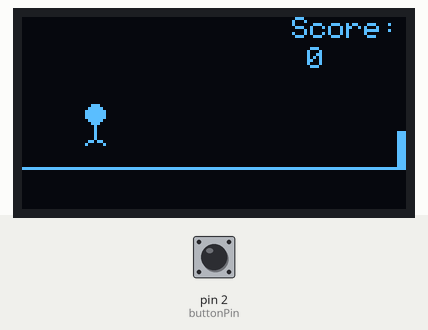
Simulated run of this sketch. Board: Arduino Uno, built with avr-gcc and run on an emulated ATmega328P. On the bench: 128×64 one-colour display. Inputs (shaded band) come from the test bench; at power-on: pin 2 (buttonPin) HIGH. Random numbers use the default seed unless the sketch sets one.

Above: at 0.09 s.
At 1.24 s:
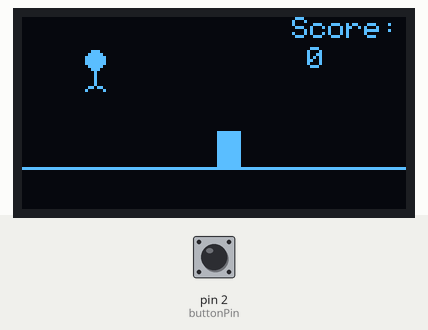
1.3 s: pin 2 (buttonPin) pulled LOW for 3.2 s
At 3.2 s:
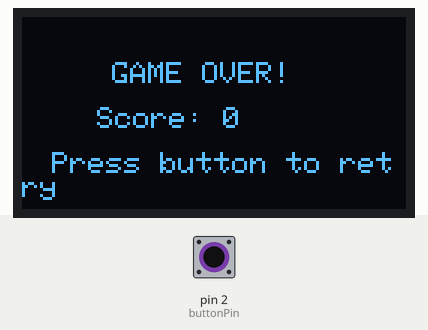

The sketch:

05_MiniGame_JumpDodge.ino
```cpp
/*
  GameCraft - Lesson 5: CAPSTONE - Build Your First Complete Mini-Game!
  ------------------------------------------------------------------------
  Goal: Combine EVERYTHING from Lessons 1-4 into one real, playable game.

  This game uses:
  ✅ Lesson 1: Text (score display, game over screen)
  ✅ Lesson 2: Shapes (player character, obstacles made of rectangles/circles)
  ✅ Lesson 3: Animation (game loop: clear -> update -> draw -> display -> delay)
  ✅ Lesson 4: Button Input (simple read for jumping)

  🎯 After this lesson, you'll understand 100% of how every GameCraft
  game works - because they're all built the EXACT same way, just with
  more features added on top of this same foundation!
*/

#include <SPI.h>
#include <Wire.h>
#include <Adafruit_GFX.h>
#include <Adafruit_SH110X.h>

#define OLED_MOSI     10
#define OLED_CLK      8
#define OLED_DC       7
#define OLED_CS       5
#define OLED_RST      9

Adafruit_SH1106G display = Adafruit_SH1106G(128, 64, OLED_MOSI, OLED_CLK, OLED_DC, OLED_RST, OLED_CS);

const int buttonPin = 2;

// ---------------------------------------------------
// GAME VARIABLES
// (Declared globally so they persist across loop() calls
//  - remember this from Lesson 3!)
// ---------------------------------------------------

// Player (simple stick figure using shapes from Lesson 2)
int playerX = 20;
int groundY = 50;
int playerY = groundY;
int playerVelocity = 0;
int gravity = 1;
int jumpForce = -8;
bool isJumping = false;

// Obstacle
int obstacleX = 128;
int obstacleWidth = 8;
int obstacleHeight = 12;
int gameSpeed = 3;

// Score & game state
int score = 0;
bool isGameOver = false;

void setup() {
  pinMode(buttonPin, INPUT_PULLUP);
  display.begin(0, true);
  display.clearDisplay();
  display.display();

  randomSeed(analogRead(0)); // for randomizing obstacle timing later
}

void loop() {
  if (!isGameOver) {
    updateGame();   // Lesson 3 & 4 concepts: move things, read input
    drawGame();     // Lesson 1 & 2 concepts: text + shapes
    delay(30);      // Lesson 3 concept: controls game speed
  } else {
    drawGameOverScreen();
    // Press button to restart
    if (digitalRead(buttonPin) == HIGH) {
      resetGame();
    }
  }
}

// =====================================================
// UPDATE: Handle input, physics, and game logic
// =====================================================
void updateGame() {
  // ---- BUTTON INPUT (Lesson 4 - simple read) ----
  // We use simple continuous read here since jump-when-not-already-jumping
  // naturally prevents double-jumping without needing edge detection
  if (digitalRead(buttonPin) == HIGH && !isJumping) {
    playerVelocity = jumpForce;
    isJumping = true;
  }

  // ---- PHYSICS (simple gravity simulation) ----
  playerY += playerVelocity;
  playerVelocity += gravity;

  // Don't let player fall through the ground
  if (playerY >= groundY) {
    playerY = groundY;
    playerVelocity = 0;
    isJumping = false;
  }

  // ---- MOVE OBSTACLE (Lesson 3 - animation) ----
  obstacleX -= gameSpeed;

  // If obstacle goes off-screen, reset it and increase score
  if (obstacleX < -obstacleWidth) {
    obstacleX = 128 + random(0, 40); // slight randomness for variety
    score++;

    // Every 5 points, speed up slightly (progressive difficulty)
    if (score % 5 == 0) {
      gameSpeed++;
    }
  }

  // ---- COLLISION DETECTION ----
  // Check if player's bounding box overlaps obstacle's bounding box
  int playerLeft = playerX;
  int playerRight = playerX + 8;
  int playerTop = playerY - 12;
  int playerBottom = playerY;

  int obstacleLeft = obstacleX;
  int obstacleRight = obstacleX + obstacleWidth;
  int obstacleTop = groundY - obstacleHeight;
  int obstacleBottom = groundY;

  bool overlapX = playerRight > obstacleLeft && playerLeft < obstacleRight;
  bool overlapY = playerBottom > obstacleTop && playerTop < obstacleBottom;

  if (overlapX && overlapY) {
    isGameOver = true;
  }
}

// =====================================================
// DRAW: Everything visual (Lesson 1 text + Lesson 2 shapes)
// =====================================================
void drawGame() {
  display.clearDisplay();

  // ---- Ground line ----
  display.drawLine(0, groundY, 128, groundY, SH110X_WHITE);

  // ---- Player (simple stick figure using basic shapes) ----
  // Head
  display.fillCircle(playerX + 4, playerY - 10, 3, SH110X_WHITE);
  // Body
  display.drawLine(playerX + 4, playerY - 7, playerX + 4, playerY - 2, SH110X_WHITE);
  // Legs
  display.drawLine(playerX + 4, playerY - 2, playerX + 1, playerY, SH110X_WHITE);
  display.drawLine(playerX + 4, playerY - 2, playerX + 7, playerY, SH110X_WHITE);

  // ---- Obstacle (simple rectangle) ----
  display.fillRect(obstacleX, groundY - obstacleHeight, obstacleWidth, obstacleHeight, SH110X_WHITE);

  // ---- Score text ----
  display.setTextSize(1);
  display.setTextColor(SH110X_WHITE);
  display.setCursor(90, 0);
  display.print("Score:");
  display.setCursor(95, 10);
  display.print(score);

  display.display();
}

// =====================================================
// GAME OVER SCREEN
// =====================================================
void drawGameOverScreen() {
  display.clearDisplay();
  display.setTextSize(1);
  display.setTextColor(SH110X_WHITE);

  display.setCursor(30, 15);
  display.print("GAME OVER!");

  display.setCursor(25, 30);
  display.print("Score: ");
  display.print(score);

  display.setCursor(10, 45);
  display.print("Press button to retry");

  display.display();
}

// =====================================================
// RESET: Put all variables back to starting values
// =====================================================
void resetGame() {
  playerY = groundY;
  playerVelocity = 0;
  isJumping = false;
  obstacleX = 128;
  gameSpeed = 3;
  score = 0;
  isGameOver = false;
  delay(200); // small debounce so button press doesn't immediately re-trigger
}

/*
  🎉 CONGRATULATIONS! You just built a complete game from scratch!

  🧪 NOW TRY THESE MODIFICATIONS TO MAKE IT YOUR OWN:
  1. Change jumpForce from -8 to -12 - jump higher!
  2. Change obstacleHeight to random(8, 20) for varying obstacle sizes
  3. Add a second obstacle (hint: look at how Dino Runner in the main
     game library handles TWO obstacles using an array)
  4. Change the stick figure to your own character using shapes
     from Lesson 2
  5. Add a "high score" variable that persists across resetGame() calls
     (hint: don't reset the high score variable itself!)

  📌 YOU'RE READY FOR THE FULL GAME LIBRARY!
  Every game in GameCraft (Flappy Bird, Dino Runner, Heli Cave,
  Stop The Bar, Memory Beep, Rhythm Tap) uses this EXACT same
  structure you just built:

    setup() -> initialize everything once
    loop()  -> check game state, call updateGame() + drawGame()
    updateGame() -> physics, input, collision, scoring
    drawGame()   -> clear, draw shapes/text, display()
    resetGame()  -> reset variables for a new attempt

  They just have MORE features (animations, multiple obstacles,
  sound-like feedback, levels) built on top of this same foundation.

  Go explore the /02_Games folder now - you'll recognize this
  pattern everywhere!
*/
```
